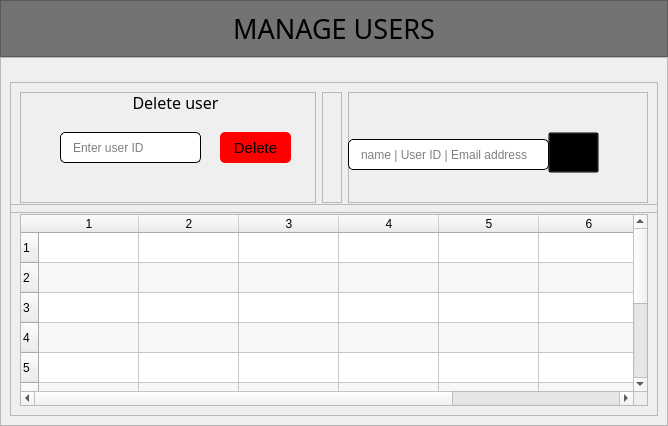
                  <widget class="QWidget" name="page_4">
                   <layout class="QVBoxLayout" name="verticalLayout_17">
                    <property name="spacing">
                     <number>0</number>
                    </property>
                    <property name="leftMargin">
                     <number>0</number>
                    </property>
                    <property name="topMargin">
                     <number>0</number>
                    </property>
                    <property name="rightMargin">
                     <number>0</number>
                    </property>
                    <property name="bottomMargin">
                     <number>0</number>
                    </property>
                    <item>
                     <widget class="QFrame" name="frame_13">
                      <property name="maximumSize">
                       <size>
                        <width>16777215</width>
                        <height>60</height>
                       </size>
                      </property>
                      <property name="styleSheet">
                       <string notr="true">background-color: rgb(115, 115, 115);</string>
                      </property>
                      <property name="frameShape">
                       <enum>QFrame::StyledPanel</enum>
                      </property>
                      <property name="frameShadow">
                       <enum>QFrame::Raised</enum>
                      </property>
                      <layout class="QHBoxLayout" name="horizontalLayout_12">
                       <item>
                        <widget class="QLabel" name="label_7">
                         <property name="font">
                          <font>
                           <family>Nova Flat</family>
                           <pointsize>20</pointsize>
                          </font>
                         </property>
                         <property name="text">
                          <string>MANAGE USERS</string>
                         </property>
                         <property name="alignment">
                          <set>Qt::AlignCenter</set>
                         </property>
                        </widget>
                       </item>
                      </layout>
                     </widget>
                    </item>
                    <item>
                     <widget class="QFrame" name="frame_17">
                      <property name="frameShape">
                       <enum>QFrame::StyledPanel</enum>
                      </property>
                      <property name="frameShadow">
                       <enum>QFrame::Raised</enum>
                      </property>
                      <layout class="QVBoxLayout" name="verticalLayout_18">
                       <item>
                        <widget class="QFrame" name="frame_18">
                         <property name="minimumSize">
                          <size>
                           <width>0</width>
                           <height>131</height>
                          </size>
                         </property>
                         <property name="maximumSize">
                          <size>
                           <width>16777215</width>
                           <height>100</height>
                          </size>
                         </property>
                         <property name="frameShape">
                          <enum>QFrame::StyledPanel</enum>
                         </property>
                         <property name="frameShadow">
                          <enum>QFrame::Raised</enum>
                         </property>
                         <layout class="QHBoxLayout" name="horizontalLayout_13">
                          <item>
                           <widget class="QFrame" name="frame_21">
                            <property name="minimumSize">
                             <size>
                              <width>296</width>
                              <height>0</height>
                             </size>
                            </property>
                            <property name="frameShape">
                             <enum>QFrame::StyledPanel</enum>
                            </property>
                            <property name="frameShadow">
                             <enum>QFrame::Raised</enum>
                            </property>
                            <widget class="QPushButton" name="pushButton_12">
                             <property name="geometry">
                              <rect>
                               <x>200</x>
                               <y>40</y>
                               <width>71</width>
                               <height>31</height>
                              </rect>
                             </property>
                             <property name="font">
                              <font>
                               <pointsize>11</pointsize>
                              </font>
                             </property>
                             <property name="cursor">
                              <cursorShape>PointingHandCursor</cursorShape>
                             </property>
                             <property name="styleSheet">
                              <string notr="true">background-color: rgb(255, 0, 0);
border-radius:5px</string>
                             </property>
                             <property name="text">
                              <string>Delete</string>
                             </property>
                            </widget>
                            <widget class="QLabel" name="label_8">
                             <property name="geometry">
                              <rect>
                               <x>40</x>
                               <y>0</y>
                               <width>231</width>
                               <height>21</height>
                              </rect>
                             </property>
                             <property name="font">
                              <font>
                               <family>Nova Flat</family>
                               <pointsize>12</pointsize>
                              </font>
                             </property>
                             <property name="styleSheet">
                              <string notr="true">border-radius:7px;
background: none;
</string>
                             </property>
                             <property name="text">
                              <string>Delete user</string>
                             </property>
                             <property name="alignment">
                              <set>Qt::AlignCenter</set>
                             </property>
                            </widget>
                            <widget class="QLineEdit" name="lineEdit_3">
                             <property name="geometry">
                              <rect>
                               <x>40</x>
                               <y>40</y>
                               <width>141</width>
                               <height>31</height>
                              </rect>
                             </property>
                             <property name="styleSheet">
                              <string notr="true">border: 1.1px solid black;
padding-left: 10 px;
border-radius:5px
</string>
                             </property>
                             <property name="echoMode">
                              <enum>QLineEdit::Normal</enum>
                             </property>
                             <property name="placeholderText">
                              <string>Enter user ID</string>
                             </property>
                            </widget>
                           </widget>
                          </item>
                          <item>
                           <widget class="QFrame" name="frame_23">
                            <property name="frameShape">
                             <enum>QFrame::StyledPanel</enum>
                            </property>
                            <property name="frameShadow">
                             <enum>QFrame::Raised</enum>
                            </property>
                            <layout class="QHBoxLayout" name="horizontalLayout_14"/>
                           </widget>
                          </item>
                          <item>
                           <widget class="QFrame" name="frame_22">
                            <property name="minimumSize">
                             <size>
                              <width>300</width>
                              <height>0</height>
                             </size>
                            </property>
                            <property name="frameShape">
                             <enum>QFrame::StyledPanel</enum>
                            </property>
                            <property name="frameShadow">
                             <enum>QFrame::Raised</enum>
                            </property>
                            <widget class="QLineEdit" name="lineEdit_4">
                             <property name="geometry">
                              <rect>
                               <x>0</x>
                               <y>47</y>
                               <width>201</width>
                               <height>31</height>
                              </rect>
                             </property>
                             <property name="styleSheet">
                              <string notr="true">border: 1.1px solid black;
padding-left: 10 px;
border-radius:5px
</string>
                             </property>
                             <property name="echoMode">
                              <enum>QLineEdit::Normal</enum>
                             </property>
                             <property name="placeholderText">
                              <string>name | User ID | Email address</string>
                             </property>
                            </widget>
                            <widget class="QPushButton" name="pushButton_13">
                             <property name="geometry">
                              <rect>
                               <x>200</x>
                               <y>40</y>
                               <width>51</width>
                               <height>41</height>
                              </rect>
                             </property>
                             <property name="styleSheet">
                              <string notr="true">background-color: transparent</string>
                             </property>
                             <property name="text">
                              <string/>
                             </property>
                             <property name="icon">
                              <iconset resource="resources.qrc">
                               <normaloff>:/icons/icons/icons8-search-480.png</normaloff>:/icons/icons/icons8-search-480.png</iconset>
                             </property>
                             <property name="iconSize">
                              <size>
                               <width>40</width>
                               <height>41</height>
                              </size>
                             </property>
                            </widget>
                           </widget>
                          </item>
                         </layout>
                        </widget>
                       </item>
                       <item>
                        <widget class="QFrame" name="frame_19">
                         <property name="frameShape">
                          <enum>QFrame::StyledPanel</enum>
                         </property>
                         <property name="frameShadow">
                          <enum>QFrame::Raised</enum>
                         </property>
                         <layout class="QHBoxLayout" name="horizontalLayout_15">
                          <item>
                           <widget class="QTableWidget" name="tableWidget">
                            <property name="maximumSize">
                             <size>
                              <width>700</width>
                              <height>300</height>
                             </size>
                            </property>
                            <property name="alternatingRowColors">
                             <bool>true</bool>
                            </property>
                            <property name="rowCount">
                             <number>10</number>
                            </property>
                            <property name="columnCount">
                             <number>7</number>
                            </property>
                            <row/>
                            <row/>
                            <row/>
                            <row/>
                            <row/>
                            <row/>
                            <row/>
                            <row/>
                            <row/>
                            <row/>
                            <column/>
                            <column/>
                            <column/>
                            <column/>
                            <column/>
                            <column/>
                            <column/>
                           </widget>
                          </item>
                         </layout>
                        </widget>
                       </item>
                      </layout>
                     </widget>
                    </item>
                    <item>
                     <widget class="QFrame" name="frame_15">
                      <property name="maximumSize">
                       <size>
                        <width>16777205</width>
                        <height>50</height>
                       </size>
                      </property>
                      <property name="styleSheet">
                       <string notr="true">background-color: rgb(115, 115, 115);</string>
                      </property>
                      <property name="frameShape">
                       <enum>QFrame::StyledPanel</enum>
                      </property>
                      <property name="frameShadow">
                       <enum>QFrame::Raised</enum>
                      </property>
                     </widget>
                    </item>
                   </layout>
                  </widget>
